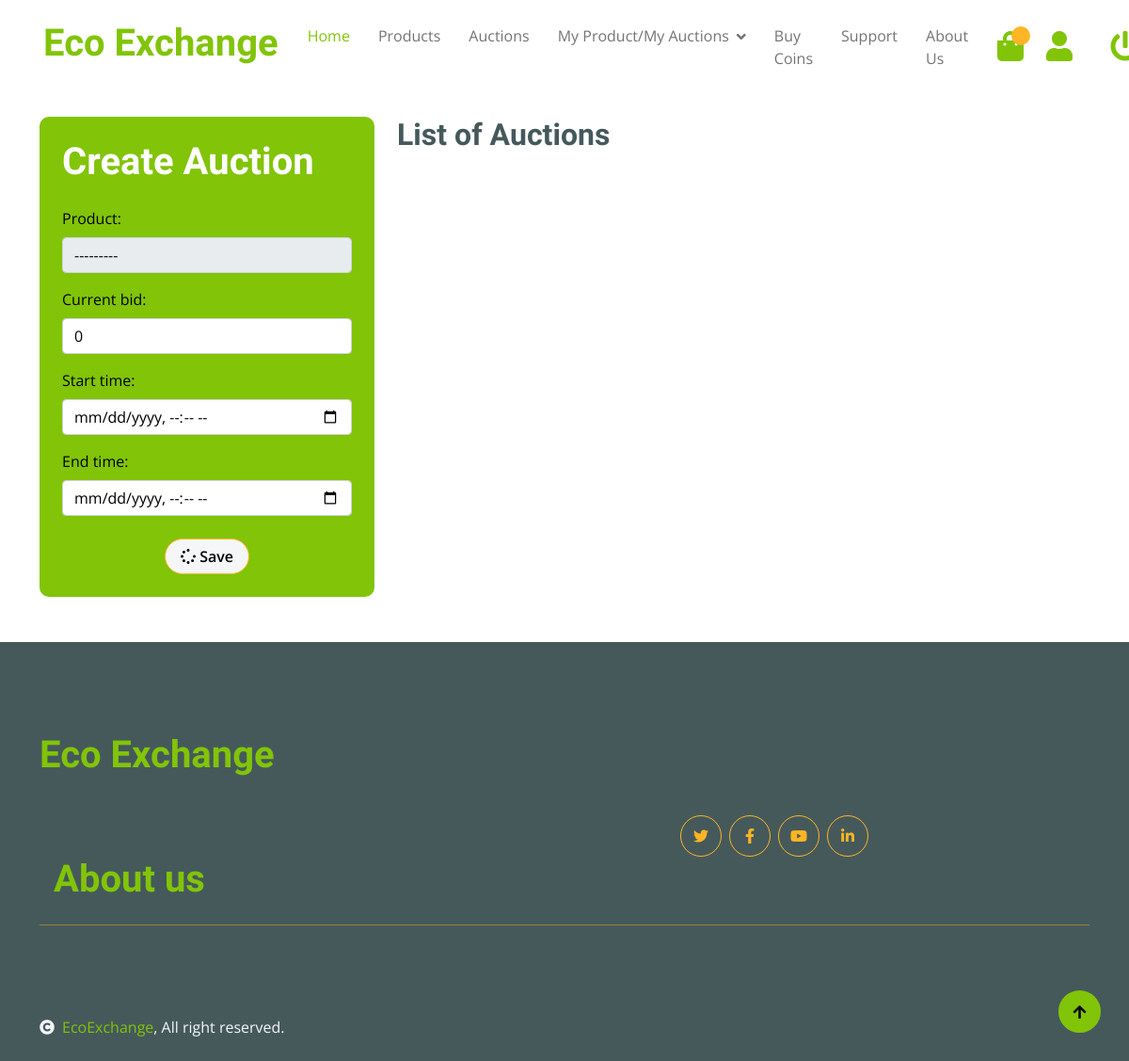
The page /auction/create/ (signed in) on the database as committed earlier.
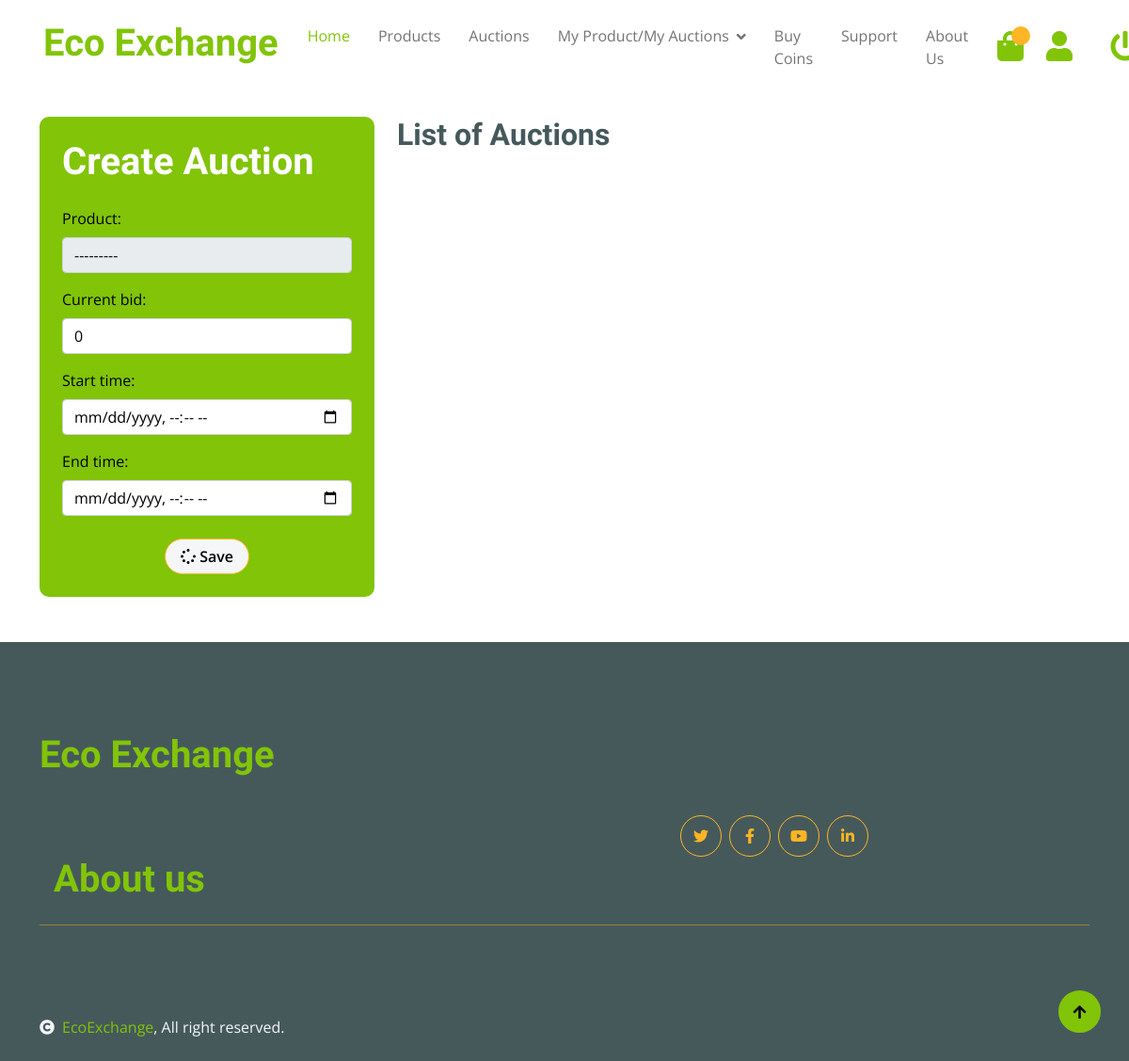
The same page on the database as committed later.
### product/models.py (models this page shows)
class Product(models.Model):
    CATEGORY_CHOICES = [
        ('PAPER', 'Paper'),
        ('PLASTIC', 'Plastic'),
        ('GLASS', 'Glass'),
        ('METAL', 'Metal'),
        ('ELECTRONICS', 'Electronics'),
        ('ORGANIC', 'Organic'),
        ('TEXTILES', 'Textiles'),
        ('BATTERIES', 'Batteries'),
        ('WOOD', 'Wood'),
        ('RUBBER', 'Rubber'),
        ('MIXED_MATERIALS', 'Mixed Materials'),
    ]
    product_id = models.AutoField(primary_key=True)
    product_name = models.CharField(max_length=255)
    product_description = models.TextField()
    image = models.ImageField(upload_to='img/')
    quantity = models.IntegerField(validators=[MinValueValidator(1)])
    price = models.IntegerField(validators=[MinValueValidator(1)])
    category = models.CharField(max_length=50, choices=CATEGORY_CHOICES)
    user = models.ForeignKey(Member, on_delete=models.CASCADE)
    def __str__(self):
        return self.product_name

### product/views.py (the view, shortened to what this page needs)
class AuctionCreateView(LoginRequiredMixin, View):
    def get(self, request):
        form = AuctionForm(user=request.user)  # Pass the user to the form
        auctions = Auction.objects.filter(product__user=request.user)  # Filter auctions based on the logged-in user
        return render(request, 'product/auction_form.html', {'form': form, 'auctions': auctions})

### product/forms.py
class AuctionForm(forms.ModelForm):
    class Meta:
        model = Auction
        fields = ['product', 'current_bid', 'start_time', 'end_time']
        widgets = {
            'product': forms.Select(attrs={'class': 'form-control'}),
            'current_bid': forms.TextInput(attrs={'class': 'form-control'}),
            'start_time': forms.DateTimeInput(attrs={'class': 'form-control', 'type': 'datetime-local'}),
            'end_time': forms.DateTimeInput(attrs={'class': 'form-control', 'type': 'datetime-local'}),
        }
    def __init__(self, *args, **kwargs):
        user = kwargs.pop('user', None)
        super().__init__(*args, **kwargs)
        if user is not None:
            self.fields['product'].queryset = Product.objects.filter(user=user)

### product/templates/product/auction_form.html (shortened to what this page needs)
{% extends 'product/base.html' %}
{% block body %}
<div class="container mt-4">
    <div class="row">
        <div class="col-lg-4">
            <div class="bg-primary rounded p-4">
                <h1 class="text-white mb-4">{% if form.instance.pk %}Update{% else %}Create{% endif %} Auction</h1>
                <form id="auction-form" method="post">
                    {{ form.as_p }}
                    <div class="text-center mt-4">
                        <button class="btn btn-light border border-secondary rounded-pill px-3 button-text">
                            <i class="fa fa-spinner fa-spin"></i> Save
                        </button>
                    </div>
                </form>
            </div>
        </div>
        <div class="col-lg-8">
            <h2 class="mb-4">List of Auctions</h2>
        </div>
    </div>
</div>
{% endblock %}

Rows that differ between the two databases and show on the page:
added Product: product "---------"
Other text that changed with them:
form field product: "---------" → (not shown)
